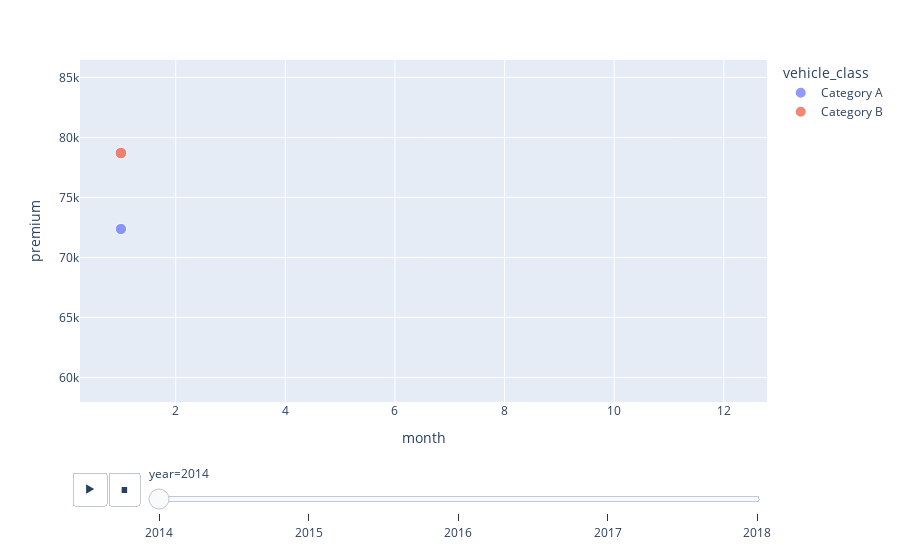

The notebook cell this image was saved under:
### Code cell
px.scatter(data_frame=df, x='month', y='premium', color='vehicle_class', size='quota', animation_frame='year', animation_group='vehicle_class')

### Figure 1 — Plotly figure (JSON) as saved in the notebook; plotly's stock layout.template omitted (floating-point values rounded to 4 significant figures)
{"data": [{"hovertemplate": "vehicle_class=Category A<br>year=2014<br>month=%{x}<br>premium=%{y}<br>quota=%{marker.size}<extra></extra>", "ids": ["Category A", "Category A", "Category A", "Category A", "Category A", "Category A", "Category A", "Category A", "Category A", "Category A", "Category A", "Category A", "Category A", "Category A", "Category A", "Category A", "Category A", "Category A", "Category A", "Category A", "Category A", "Category A", "Category A", "Category A"], "legendgroup": "Category A", "marker": {"color": "#636efa", "size": [364, 368, 362, 362, 365, 362, 367, 361, 513, 509, 507, 509, 513, 509, 574, 575, 572, 573, 575, 572, 703, 701, 709, 705], "sizemode": "area", "sizeref": 5.68, "symbol": "circle"}, "mode": "markers", "name": "Category A", "orientation": "v", "showlegend": true, "type": "scatter", "x": [1, 1, 2, 2, 3, 3, 4, 4, 5, 5, 6, 6, 7, 7, 8, 8, 9, 9, 10, 10, 11, 11, 12, 12], "xaxis": "x", "y": [72369, 72290, 71564, 77201, 76999, 78602, 77400, 71335, 60002, 65689, 63190, 61899, 61990, 62890, 64600, 65710, 64841, 62000, 63880, 63990, 64900, 67889, 67089, 65889], "yaxis": "y"}, {"hovertemplate": "vehicle_class=Category B<br>year=2014<br>month=%{x}<br>premium=%{y}<br>quota=%{marker.size}<extra></extra>", "ids": ["Category B", "Category B", "Category B", "Category B", "Category B", "Category B", "Category B", "Category B", "Category B", "Category B", "Category B", "Category B", "Category B", "Category B", "Category B", "Category B", "Category B", "Category B", "Category B", "Category B", "Category B", "Category B", "Category B", "Category B"], "legendgroup": "Category B", "marker": {"color": "#EF553B", "size": [386, 393, 360, 355, 350, 353, 363, 351, 483, 484, 494, 490, 493, 498, 507, 506, 511, 509, 505, 507, 574, 570, 584, 579], "sizemode": "area", "sizeref": 5.68, "symbol": "circle"}, "mode": "markers", "name": "Category B", "orientation": "v", "showlegend": true, "type": "scatter", "x": [1, 1, 2, 2, 3, 3, 4, 4, 5, 5, 6, 6, 7, 7, 8, 8, 9, 9, 10, 10, 11, 11, 12, 12], "xaxis": "x", "y": [78700, 79000, 75300, 78604, 80710, 82900, 84504, 75010, 70002, 68103, 67304, 65700, 64889, 65001, 68689, 72990, 73010, 71990, 72180, 72002, 70890, 72890, 74389, 74000], "yaxis": "y"}], "layout": {"legend": {"itemsizing": "constant", "title": {"text": "vehicle_class"}, "tracegroupgap": 0}, "margin": {"t": 60}, "sliders": [{"active": 0, "currentvalue": {"prefix": "year="}, "len": 0.9, "pad": {"b": 10, "t": 60}, "steps": [{"args": [["2014"], {"frame": {"duration": 0, "redraw": false}, "fromcurrent": true, "mode": "immediate", "transition": {"duration": 0, "easing": "linear"}}], "label": "2014", "method": "animate"}, {"args": [["2015"], {"frame": {"duration": 0, "redraw": false}, "fromcurrent": true, "mode": "immediate", "transition": {"duration": 0, "easing": "linear"}}], "label": "2015", "method": "animate"}, {"args": [["2016"], {"frame": {"duration": 0, "redraw": false}, "fromcurrent": true, "mode": "immediate", "transition": {"duration": 0, "easing": "linear"}}], "label": "2016", "method": "animate"}, {"args": [["2017"], {"frame": {"duration": 0, "redraw": false}, "fromcurrent": true, "mode": "immediate", "transition": {"duration": 0, "easing": "linear"}}], "label": "2017", "method": "animate"}, {"args": [["2018"], {"frame": {"duration": 0, "redraw": false}, "fromcurrent": true, "mode": "immediate", "transition": {"duration": 0, "easing": "linear"}}], "label": "2018", "method": "animate"}], "x": 0.1, "xanchor": "left", "y": 0, "yanchor": "top"}], "updatemenus": [{"buttons": [{"args": [null, {"frame": {"duration": 500, "redraw": false}, "fromcurrent": true, "mode": "immediate", "transition": {"duration": 500, "easing": "linear"}}], "label": "&#9654;", "method": "animate"}, {"args": [[null], {"frame": {"duration": 0, "redraw": false}, "fromcurrent": true, "mode": "immediate", "transition": {"duration": 0, "easing": "linear"}}], "label": "&#9724;", "method": "animate"}], "direction": "left", "pad": {"r": 10, "t": 70}, "showactive": false, "type": "buttons", "x": 0.1, "xanchor": "right", "y": 0, "yanchor": "top"}], "xaxis": {"anchor": "y", "domain": [0, 1], "title": {"text": "month"}}, "yaxis": {"anchor": "x", "domain": [0, 1], "title": {"text": "premium"}}}}
